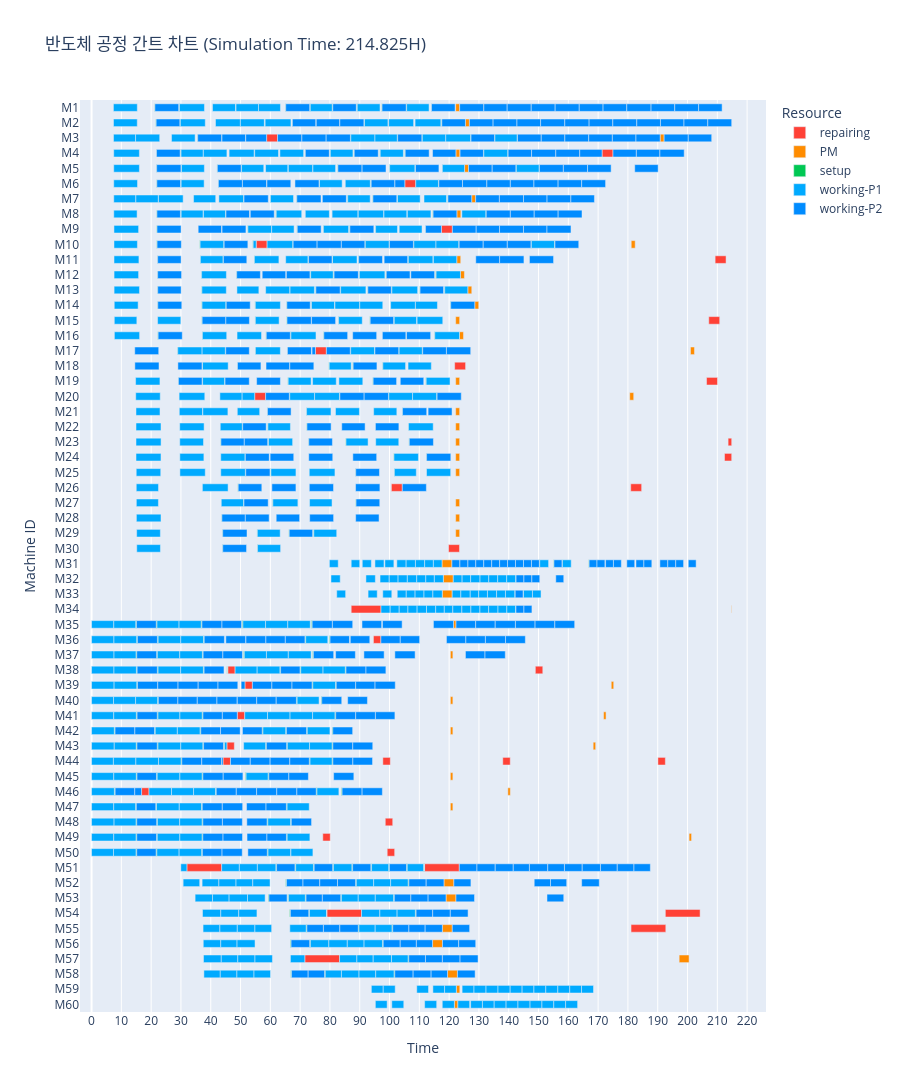

Source (notebook cell):
### Code cell
env.run(until=scheduler.job_chk_process)
fig = create_gantt_chart(
    logs=event_logger.logs,
    max_time=event_logger.now,
    title=f"반도체 공정 간트 차트 (Simulation Time: {round(event_logger.now, 3)}{TIME_UNIT})")
fig.show()
fig.write_html("gantt_chart.html")

### Figure 1 — Plotly figure (JSON) as saved in the notebook; plotly's stock layout.template omitted (floating-point values rounded to 4 significant figures; data arrays with more than 128 entries replaced by an {"elided": "..."} marker saying what was removed)
{"data": [{"base": [55.25, 209.3, 207.1, 75.14, 121.8, 206.4, 54.74, 213.6, 212.4, 100.6, 180.9, 58.75, 119.8, 87.13, 94.59, 45.67, 148.9, 51.48, 171.3, 48.9, 45.41, 44.12, 97.75, 138.0, 190.1, 16.78, 98.57, 77.6, 99.22, 32.0, 111.7, 78.94, 192.6, 181.0, 71.56, 105.1, 117.4], "customdata": [[""], [""], [""], [""], [""], [""], [""], [""], [""], [""], [""], [""], [""], [""], [""], [""], [""], [""], [""], [""], [""], [""], [""], [""], [""], [""], [""], [""], [""], [""], [""], [""], [""], [""], [""], [""], [""]], "hovertemplate": "Resource=repairing<br>Start=%{base}<br>Finish=%{x}<br>Task=%{y}<br>job_op=%{customdata[0]}<extra></extra>", "legendgroup": "repairing", "marker": {"color": "rgb(255, 65, 54)", "pattern": {"shape": ""}}, "name": "repairing", "orientation": "h", "showlegend": true, "textposition": "auto", "type": "bar", "width": 0.5, "x": [3.667, 3.667, 3.667, 3.667, 3.667, 3.667, 3.667, 1.206, 2.409, 3.667, 3.667, 3.667, 3.667, 10.0, 2.5, 2.5, 2.5, 2.5, 3.667, 2.5, 2.5, 2.5, 2.5, 2.5, 2.5, 2.5, 2.5, 2.5, 2.5, 11.67, 11.67, 11.67, 11.67, 11.67, 11.67, 3.667, 3.667], "xaxis": "x", "y": ["M10", "M11", "M15", "M17", "M18", "M19", "M20", "M23", "M24", "M26", "M26", "M3", "M30", "M34", "M36", "M38", "M38", "M39", "M4", "M41", "M43", "M44", "M44", "M44", "M44", "M46", "M48", "M49", "M50", "M51", "M51", "M54", "M54", "M55", "M57", "M6", "M9"], "yaxis": "y"}, {"base": [122.2, 181.1, 122.6, 123.8, 126.3, 128.6, 122.2, 123.5, 201.0, 122.2, 125.5, 180.6, 122.2, 122.2, 122.2, 122.2, 122.2, 122.2, 122.2, 122.2, 190.8, 117.6, 118.1, 117.7, 214.7, 121.5, 120.4, 174.4, 122.3, 120.4, 171.8, 120.4, 168.3, 120.4, 139.7, 120.4, 200.5, 125.2, 118.3, 119.0, 117.7, 114.4, 197.2, 119.5, 122.4, 121.8, 127.6, 122.6], "customdata": [[""], [""], [""], [""], [""], [""], [""], [""], [""], [""], [""], [""], [""], [""], [""], [""], [""], [""], [""], [""], [""], [""], [""], [""], [""], [""], [""], [""], [""], [""], [""], [""], [""], [""], [""], [""], [""], [""], [""], [""], [""], [""], [""], [""], [""], [""], [""], [""]], "hovertemplate": "Resource=PM<br>Start=%{base}<br>Finish=%{x}<br>Task=%{y}<br>job_op=%{customdata[0]}<extra></extra>", "legendgroup": "PM", "marker": {"color": "rgb(255, 140, 0)", "pattern": {"shape": ""}}, "name": "PM", "orientation": "h", "showlegend": true, "textposition": "auto", "type": "bar", "width": 0.5, "x": [1.333, 1.333, 1.333, 1.333, 1.333, 1.333, 1.333, 1.333, 1.333, 1.333, 1.333, 1.333, 1.333, 1.333, 1.333, 1.333, 1.333, 1.333, 1.333, 1.333, 1.333, 3.333, 3.333, 3.333, 0.1376, 0.8333, 0.8333, 0.8333, 1.333, 0.8333, 0.8333, 0.8333, 0.8333, 0.8333, 0.8333, 0.8333, 0.8333, 1.333, 3.333, 3.333, 3.333, 3.333, 3.333, 3.333, 1.167, 1.167, 1.333, 1.333], "xaxis": "x", "y": ["M1", "M10", "M11", "M12", "M13", "M14", "M15", "M16", "M17", "M19", "M2", "M20", "M21", "M22", "M23", "M24", "M25", "M27", "M28", "M29", "M3", "M31", "M32", "M33", "M34", "M35", "M37", "M39", "M4", "M40", "M41", "M42", "M43", "M45", "M46", "M47", "M49", "M5", "M52", "M53", "M55", "M56", "M57", "M58", "M59", "M60", "M7", "M8"], "yaxis": "y"}, {"base": {"elided": "286 float values"}, "customdata": {"elided": "286x1 str values"}, "hovertemplate": "Resource=setup<br>Start=%{base}<br>Finish=%{x}<br>Task=%{y}<br>job_op=%{customdata[0]}<extra></extra>", "legendgroup": "setup", "marker": {"color": "rgb(0, 200, 83)", "pattern": {"shape": ""}}, "name": "setup", "orientation": "h", "showlegend": true, "textposition": "auto", "type": "bar", "width": 0.5, "x": {"elided": "286 float values"}, "xaxis": "x", "y": {"elided": "286 str values"}, "yaxis": "y"}, {"base": {"elided": "427 float values"}, "customdata": {"elided": "427x1 str values"}, "hovertemplate": "Resource=working-P1<br>Start=%{base}<br>Finish=%{x}<br>Task=%{y}<br>job_op=%{customdata[0]}<extra></extra>", "legendgroup": "working-P1", "marker": {"color": "rgb(0, 170, 255)", "pattern": {"shape": ""}}, "name": "working-P1", "orientation": "h", "showlegend": true, "textposition": "auto", "type": "bar", "width": 0.5, "x": {"elided": "427 float values"}, "xaxis": "x", "y": {"elided": "427 str values"}, "yaxis": "y"}, {"base": {"elided": "430 float values"}, "customdata": {"elided": "430x1 str values"}, "hovertemplate": "Resource=working-P2<br>Start=%{base}<br>Finish=%{x}<br>Task=%{y}<br>job_op=%{customdata[0]}<extra></extra>", "legendgroup": "working-P2", "marker": {"color": "rgb(0, 140, 255)", "pattern": {"shape": ""}}, "name": "working-P2", "orientation": "h", "showlegend": true, "textposition": "auto", "type": "bar", "width": 0.5, "x": {"elided": "430 float values"}, "xaxis": "x", "y": {"elided": "430 str values"}, "yaxis": "y"}], "layout": {"barmode": "relative", "height": 3000, "legend": {"title": {"text": "Resource"}, "tracegroupgap": 0}, "title": {"text": "반도체 공정 간트 차트 (Simulation Time: 214.825H)"}, "xaxis": {"anchor": "y", "domain": [0, 1], "dtick": 10, "title": {"text": "Time"}}, "yaxis": {"anchor": "x", "categoryarray": ["M60", "M59", "M58", "M57", "M56", "M55", "M54", "M53", "M52", "M51", "M50", "M49", "M48", "M47", "M46", "M45", "M44", "M43", "M42", "M41", "M40", "M39", "M38", "M37", "M36", "M35", "M34", "M33", "M32", "M31", "M30", "M29", "M28", "M27", "M26", "M25", "M24", "M23", "M22", "M21", "M20", "M19", "M18", "M17", "M16", "M15", "M14", "M13", "M12", "M11", "M10", "M9", "M8", "M7", "M6", "M5", "M4", "M3", "M2", "M1"], "categoryorder": "array", "domain": [0, 1], "title": {"text": "Machine ID"}}}}
